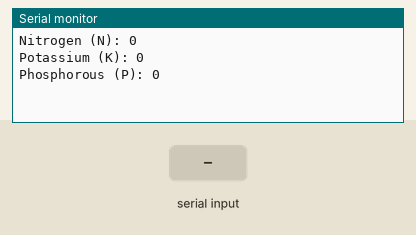
The sketch below on a simulated Arduino Uno, built with avr-gcc and run on an emulated ATmega328P. Parts: the last lines printed to the serial monitor. Inputs (shaded band) come from the test bench.

Above: at 1.7 s.
1.8 s: "1" received over the second serial link
At 1.88 s:
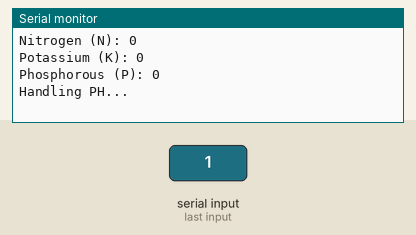
3.4 s: "0" received over the second serial link
At 3.4 s:
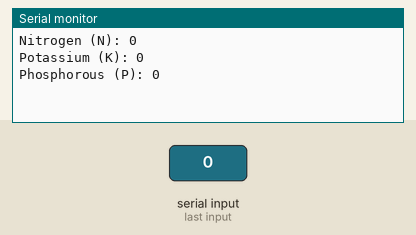
4.9 s: "2" received over the second serial link
At 5.73 s:
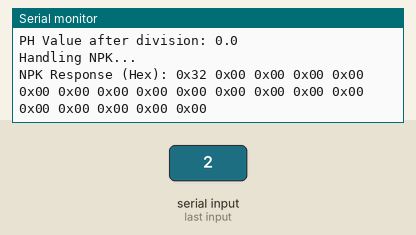
Timing chart, 0 to 7.9 s (numbered marks = the images above; inputs shaded):
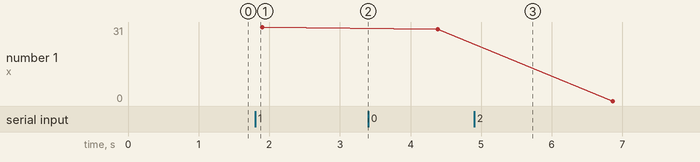

Measured:
- after the input at 4.9 s, the serial monitor: prints a new line after 0.71 s (image 3)
- plotted number 1: 31 → 30 after the input at 3.4 s

The sketch:

NPKPH.ino
```cpp
#include <SoftwareSerial.h>
#define RE 8
#define DE 7
const byte npkRequest[] = {0x01, 0x03, 0x00, 0x00, 0x00, 0x07, 0x04, 0x08};
const byte phRequest[] = {0x01, 0x03, 0x00, 0x00, 0x00, 0x04, 0x44, 0x09};
SoftwareSerial mod(2, 3);
void setup() {
  Serial.begin(9600);
  mod.begin(4800);
  pinMode(RE, OUTPUT);
  pinMode(DE, OUTPUT);
  delay(500);
}
void loop() {
  handleNPK();
  delay(1000);
  handlePH();
  delay(1000);
}
void handleNPK() {
  Serial.println("Handling NPK...");
  mod.flush();
  Serial.flush();
  digitalWrite(DE, HIGH);
  digitalWrite(RE, HIGH);
  delay(10);
  mod.write(npkRequest, sizeof(npkRequest));
  mod.flush();
  digitalWrite(DE, LOW);
  digitalWrite(RE, LOW);
  delay(100);
  byte response[19];
  for (byte i = 0; i < 19; i++) {
    if (mod.available()) {
      response[i] = mod.read();
    } else {
      response[i] = 0;
    }
  }
  Serial.print("NPK Response (Hex): ");
  for (byte i = 0; i < 19; i++) {
    Serial.print("0x");
    if (response[i] < 0x10) Serial.print("0");
    Serial.print(response[i], HEX);
    Serial.print(" ");
  }
  Serial.println();
  unsigned int N = (response[11] << 8) | response[12];
  unsigned int K = (response[15] << 8) | response[16];
  unsigned int P = (response[13] << 8) | response[14];
  Serial.print("Nitrogen (N): ");
  Serial.println(N);
  Serial.print("Potassium (K): ");
  Serial.println(K);
  Serial.print("Phosphorous (P): ");
  Serial.println(P);
}
void handlePH() {
  Serial.println("Handling PH...");
  mod.flush();
  Serial.flush();
  digitalWrite(DE, HIGH);
  digitalWrite(RE, HIGH);
  delay(10);
  mod.write(phRequest, sizeof(phRequest));
  mod.flush();
  digitalWrite(DE, LOW);
  digitalWrite(RE, LOW);
  delay(100);
  byte response[13];
  for (byte i = 0; i < 13; i++) {
    if (mod.available()) {
      response[i] = mod.read();
    } else {
      response[i] = 0;
    }
  }
  Serial.print("PH Response (Hex): ");
  for (byte i = 0; i < 13; i++) {
    Serial.print("0x");
    if (response[i] < 0x10) Serial.print("0");
    Serial.print(response[i], HEX);
    Serial.print(" ");
  }
  Serial.println();
  unsigned int PH = (response[9] << 8) | response[10];
  Serial.print("PH Value before division: ");
  Serial.println(PH);
  float PHResult = PH / 10.0;
  Serial.print("PH Value after division: ");
  Serial.println(PHResult, 1);
}
```
